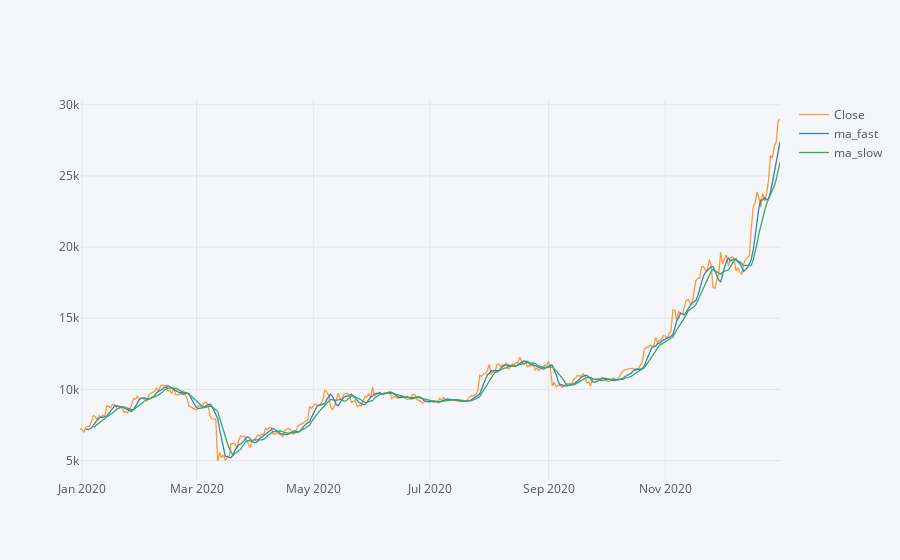
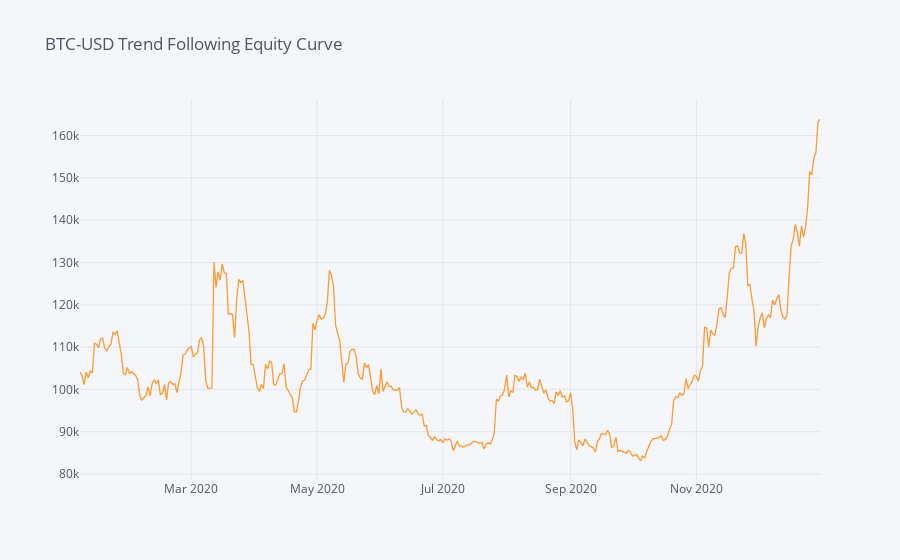

Source (notebook cell) for these figures, in order:
### Code cell
fun_with_assignment_2(symbol='BTC-USD',
                      allocation=0.8,
                      starting_capital=100000,
                      short_trend=4,
                      long_trend=8,
                      start_date='2020',
                      end_date='2021')

### Figure 1 — Plotly figure (JSON) as saved in the notebook; plotly's stock layout.template omitted (floating-point values rounded to 4 significant figures; data arrays with more than 128 entries replaced by an {"elided": "..."} marker saying what was removed)
{"data": [{"line": {"color": "rgba(255, 153, 51, 1.0)", "dash": "solid", "shape": "linear", "width": 1.3}, "mode": "lines", "name": "Close", "text": "", "type": "scatter", "x": {"elided": "363 str values"}, "y": {"elided": "363 float values"}}, {"line": {"color": "rgba(55, 128, 191, 1.0)", "dash": "solid", "shape": "linear", "width": 1.3}, "mode": "lines", "name": "ma_fast", "text": "", "type": "scatter", "x": {"elided": "363 str values"}, "y": {"elided": "363 mixed values"}}, {"line": {"color": "rgba(50, 171, 96, 1.0)", "dash": "solid", "shape": "linear", "width": 1.3}, "mode": "lines", "name": "ma_slow", "text": "", "type": "scatter", "x": {"elided": "363 str values"}, "y": {"elided": "363 mixed values"}}], "layout": {"legend": {"bgcolor": "#F5F6F9", "font": {"color": "#4D5663"}}, "paper_bgcolor": "#F5F6F9", "plot_bgcolor": "#F5F6F9", "title": {"font": {"color": "#4D5663"}}, "xaxis": {"gridcolor": "#E1E5ED", "showgrid": true, "tickfont": {"color": "#4D5663"}, "title": {"font": {"color": "#4D5663"}, "text": ""}, "zerolinecolor": "#E1E5ED"}, "yaxis": {"gridcolor": "#E1E5ED", "showgrid": true, "tickfont": {"color": "#4D5663"}, "title": {"font": {"color": "#4D5663"}, "text": ""}, "zerolinecolor": "#E1E5ED"}}}

### Figure 2 — Plotly figure (JSON) as saved in the notebook; plotly's stock layout.template omitted (floating-point values rounded to 4 significant figures; data arrays with more than 128 entries replaced by an {"elided": "..."} marker saying what was removed)
{"data": [{"line": {"color": "rgba(255, 153, 51, 1.0)", "dash": "solid", "shape": "linear", "width": 1.3}, "mode": "lines", "name": "account_val", "text": "", "type": "scatter", "x": {"elided": "356 str values"}, "y": {"elided": "356 float values"}}], "layout": {"legend": {"bgcolor": "#F5F6F9", "font": {"color": "#4D5663"}}, "paper_bgcolor": "#F5F6F9", "plot_bgcolor": "#F5F6F9", "title": {"font": {"color": "#4D5663"}, "text": "BTC-USD Trend Following Equity Curve"}, "xaxis": {"gridcolor": "#E1E5ED", "showgrid": true, "tickfont": {"color": "#4D5663"}, "title": {"font": {"color": "#4D5663"}, "text": ""}, "zerolinecolor": "#E1E5ED"}, "yaxis": {"gridcolor": "#E1E5ED", "showgrid": true, "tickfont": {"color": "#4D5663"}, "title": {"font": {"color": "#4D5663"}, "text": ""}, "zerolinecolor": "#E1E5ED"}}}
